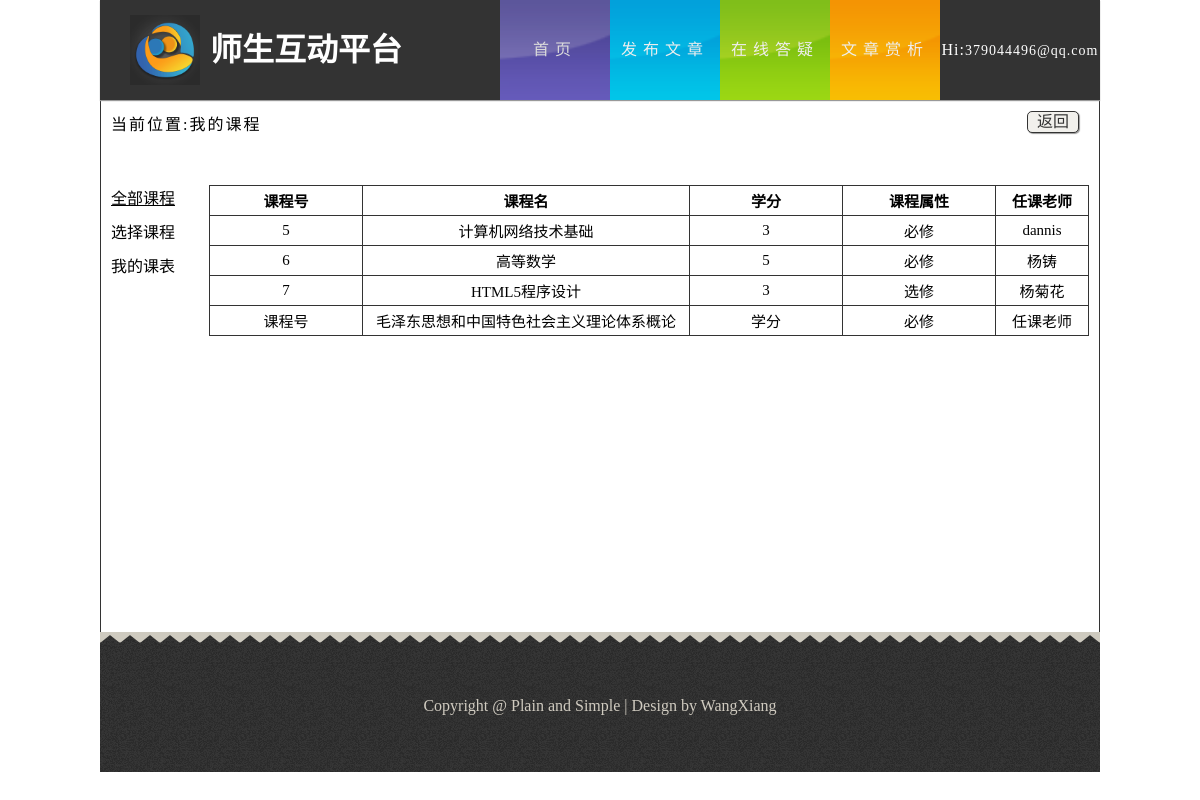
The app's page /myclass.php (signed in) with its own data.
### tables this page shows
CREATE TABLE `tb_course` (
  `course_id` int(4) unsigned NOT NULL AUTO_INCREMENT,
  `course_name` varchar(255) DEFAULT NULL,
  `course_type` varchar(20) DEFAULT NULL,
  `credits` varchar(10) DEFAULT NULL,
  `classroom` varchar(100) DEFAULT NULL,
  `week` varchar(20) DEFAULT NULL,
  `ctime` varchar(20) DEFAULT NULL,
  `teacher` varchar(20) DEFAULT NULL,
  PRIMARY KEY (`course_id`)
);

CREATE TABLE `tb_teacher` (
  `account` char(255) NOT NULL,
  `password` char(255) DEFAULT NULL,
  `teacher_id` char(255) NOT NULL,
  `chinese_name` varchar(255) DEFAULT NULL,
  `sex` varchar(255) DEFAULT NULL,
  `address` varchar(255) DEFAULT NULL,
  `tel` varchar(255) DEFAULT NULL,
  `remark` varchar(255) DEFAULT NULL,
  `count` int(5) DEFAULT '0',
  `head_pic` varchar(100) DEFAULT NULL
);

### public/myclass.php (the view, shortened to what this page needs)
<!DOCTYPE html>
<html lang="zh-cn">
<head>
	<link rel="stylesheet" href="css/style.css">
</head>
<body>
    <header id="header">
	    <div class="sec">
		    <h1 class="logo">师生互动平台</h1>
			<nav class="link">
			    <ul class="o-nav">
			        <li class="active"><a href="###" class="s-bc">首页</a></li>
				    <li><a href="###" class="f-bc">发布文章</a></li>
				    <li><a href="###" class="d-bc">在线答疑</a></li>
				    <li><a href="###" class="w-bc">文章赏析</a></li>
			    </ul>
				<div class="dz">
				    <ul>
					<?php
						if(isset($_COOKIE["username"])){
							echo "<div class=\"dlz\">Hi:<a href=\"setinfo.php\"><span>".$_COOKIE["username"]." </span></a><a href=\"logout.php\">[退出]</a></div>";
						}else{
					?>
					   <li><a href="login.php">登录</a></li>
					   <li><a href="register.php">注册</a></li>
					<?php
						}
					?>
					</ul>
				</div>
			</nav>
		</div>
	</header>
    <div id="content" style="width:998px;border:1px solid #333;height:530px;padding:0">
	    <div class="wk zylb" style="background:#fff;">
		    <div class="wz">
			    当前位置:我的课程
			</div>
		    <div class="return">
			    <a href="#" style=" color:#333">返回</a>
			</div>
			<div class="cj">
			    <div class="sx">
				    <div>
					    <a href="#" class="cjkc-active">全部课程</a>
					</div>
					<div>
					    <a href="choosesource.php">选择课程</a>
					</div>
					<div>
					    <a href="#">我的课表</a>
					</div>
				</div>
				<div class="cjlb">
				    <table border="1">
						<tr>
						    <th style="width:150px">课程号</th>
							<th>课程名</th>
							<th style="width:150px">学分</th>
							<th style="width:150px">课程属性</th>
							<th style="width:90px">任课老师</th>
						</tr>
						<?php
							$result = mysql_query("SELECT * FROM tb_choosecourse WHERE student_id = '".$_COOKIE['id']."'");
							while ($row = mysql_fetch_array($result)) {
								echo "<tr>";
								$result_a = mysql_query("SELECT * FROM tb_course WHERE course_id = '".$row['course_id']."'");
								while ($row_a = mysql_fetch_array($result_a)) {
									echo "<td>".$row_a['course_id']."</td>";
									echo "<td>".$row_a['course_name']."</td>";
									echo "<td>".$row_a['credits']."</td>";
									echo "<td>".$row_a['course_type']."</td>";
								}
								$result_b = mysql_query("SELECT * FROM tb_teacher WHERE teacher_id = '".$row['teacher_id']."'");
								while ($row_b = mysql_fetch_array($result_b)) {
									echo "<td>".$row_b['chinese_name']."</td>";
								}
								echo "</tr>";
							}
						?>
						<tr>
						    <td>课程号</td>
							<td>毛泽东思想和中国特色社会主义理论体系概论</td>
							<td>学分</td>
							<td>必修</td>
							<td>任课老师</td>
						</tr>
					</table>
				</div>
			</div>
		</div>
	</div>
	<footer>
	    <div class="footer">
		      Copyright&nbsp;&#64;&nbsp;Plain and Simple&nbsp;&#124;&nbsp;Design by WangXiang
		</div>
	</footer>
</body>
</html>

### public/css/style.css (style rules this page uses)
body,ul,h1 { margin:0; padding:0; }
.wk { width:998px; height:420px; }
.zylb { height:531px; background:#cecabf; }
.zylb>.wz { display:inline-block; margin:10px 0 0 10px; letter-spacing:2px; }
.zylb>.return { float:right; width:50px; height:20px; line-height:20px; border:1px solid #333; border-radius:5px; text-align:center; margin:10px 20px 0 0; display:inline-block; box-shadow:1px 1px 1px #999; background:#f1f0ec; }
.return>a { color:#333; }
#header { width:100%; height:100px; background-color:#fff; }
ul { list-style:none; }
a { text-decoration:none;color:#333 }
.sec { width:1000px; height:100px; background-color:#333; margin:0 auto; box-shadow:0 1px 1px #999; position:relative; z-index:9999; }
.logo { background:url(../img/logo.png) no-repeat; background-size:70px 70px; width:330px; height:70px; text-indent:80px; float:left; margin-left:30px; margin-top:15px; color:#fff; line-height:70px; }
#header .link { float:right; height:100px; width:600px; text-align:center; line-height:100px; letter-spacing:6px; }
#header .o-nav li { float:left; width:110px; }
#header .o-nav li>a { display:block; color:#eee; }
#header .s-bc { background:url(../img/bg1.png) no-repeat; background-size:110px 100px; }
#header .f-bc { background:url(../img/bg2.png) no-repeat; background-size:110px 100px; }
#header .d-bc { background:url(../img/bg3.png) no-repeat; background-size:110px 100px; }
#header .w-bc { background:url(../img/bg4.png) no-repeat; background-size:110px 100px; }
#header .o-nav li>a:hover,#header .o-nav .active>a { opacity:0.9; }
#header .dz .dlz { color:#fff;letter-spacing:1px }
#header .dz .dlz>a { color:#fff;font-size:14px; }
#content { background:#cecabf; width:1000px; height:auto; margin:0 auto; padding-bottom:30px; }
footer { margin:0 auto; width:1000px; background:#cecabf; }
.footer { background:url(../img/footer.png); width:1000px; height:140px; color:#d0cbc0; text-align:center; line-height:140px; font-family:SimHei; }
.cj { margin-top:50px; }
.cj .sx { float:left;text-align:right;margin-left:10px }
.cj .sx>div { margin-bottom:10px; }
.cj .sx>div a { color:#000; }
.cj .cjlb { width:880px;height:421px;overflow-y:scroll;margin-right:10px;float:right;margin-bottom:30px; }
.cj .cjlb>table { width:100%;text-align:center;border-collapse:collapse;border-spacing:0;font-size:15px; }
.cj .cjlb>table tr { height:30px; }
.cj .cjlb>table tr td,.cj .cjlb>table tr th { border:1px solid #333 }
.cj .sx .cjkc-active { text-decoration:underline; }

### records on screen
tb_course: course_id "5", course_name "计算机网络技术基础", credits "3", course_type "必修"
tb_teacher: chinese_name "dannis"
tb_course: course_id "6", course_name "高等数学", credits "5", course_type "必修"
tb_teacher: chinese_name "杨铸"
tb_course: course_id "7", course_name "HTML5程序设计", credits "3", course_type "选修"
tb_teacher: chinese_name "杨菊花"

### other values on screen
$_COOKIE["username"] "379044496@qq.com"
